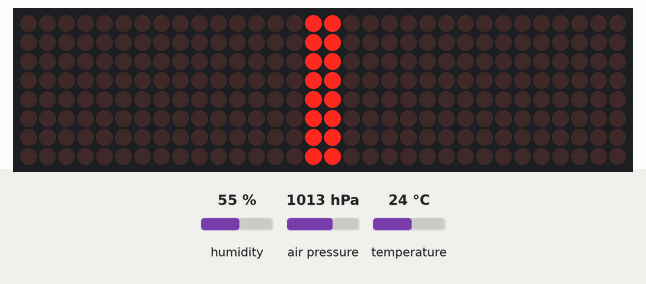
Simulated run of this program. Board: ESP32. Parts: 32×8 LED matrix. The inputs (shaded band) are chosen by the test bench; at power-on: humidity 55 %, air pressure 1013 hPa, temperature 24 °C. What the program prints to the serial monitor is not drawn.

Above: at 0.3 s.
At 3.5 s:
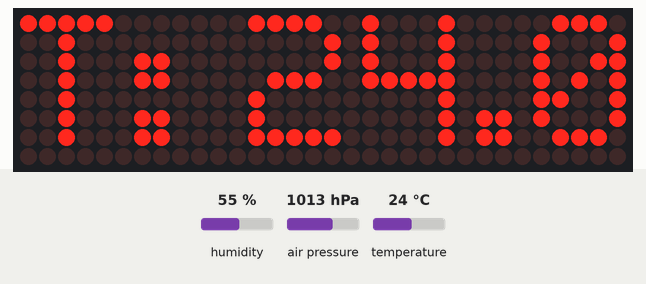
At 10.99 s:
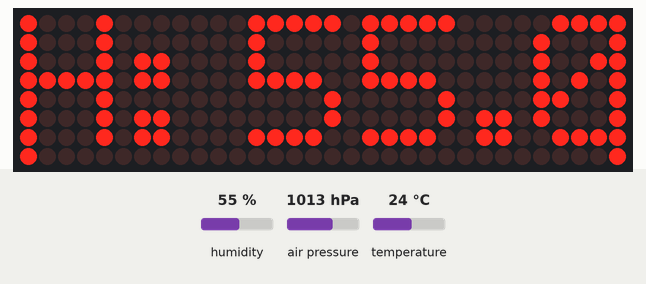
At 18.8 s:
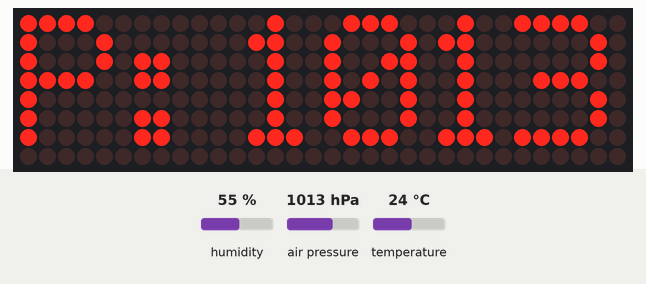
At 26.31 s:
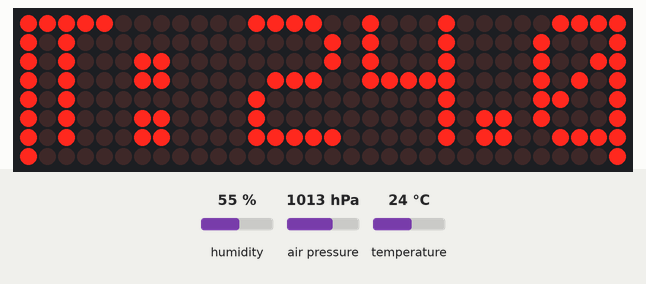
At 34.1 s:
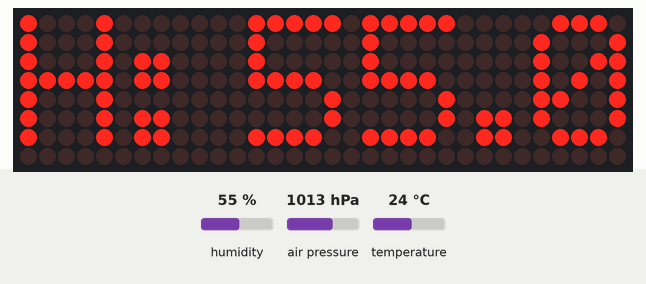

Measured:
- what the display in image 1 shows lasts 1.0 s, from 3.4 s to 4.4 s

The program:

main.cpp
```cpp
#include <MD_Parola.h>
#include <MD_MAX72xx.h>
#include <Wire.h>
#include <SPI.h>
#include <Adafruit_BME280.h>
#include <string>
#include <cmath>

// Define the number of devices we have in the chain and the hardware interface
// NOTE: These pin numbers will probably not work with your hardware and may
// need to be adapted
#define HARDWARE_TYPE MD_MAX72XX::FC16_HW

#define MAX_DEVICES 4

#define CLK_PIN   13
#define DATA_PIN  27
#define CS_PIN    25

#define BME_SCK 16
#define BME_SDA 4
#define SEALEVELPRESSURE_HPA (1013.25)

void printValues();


// Ada Fruit
Adafruit_BME280 bme; // use I2C interface
Adafruit_Sensor *bme_temp = bme.getTemperatureSensor();
Adafruit_Sensor *bme_pressure = bme.getPressureSensor();
Adafruit_Sensor *bme_humidity = bme.getHumiditySensor();


bool trade = false;

// Hardware SPI connection
//MD_Parola P = MD_Parola(HARDWARE_TYPE, CS_PIN, MAX_DEVICES);
// Arbitrary output pins
MD_Parola P = MD_Parola(HARDWARE_TYPE, DATA_PIN, CLK_PIN, CS_PIN, MAX_DEVICES);

void setup(void)
{
  Serial.begin(115200);

  unsigned status;

  status = bme.begin(0x76);


    if (!status) {
        Serial.println("Could not find a valid BME280 sensor, check wiring, address, sensor ID!");
        Serial.print("SensorID was: 0x"); Serial.println(bme.sensorID(),16);
        Serial.print("        ID of 0xFF probably means a bad address, a BMP 180 or BMP 085\n");
        Serial.print("   ID of 0x56-0x58 represents a BMP 280,\n");
        Serial.print("        ID of 0x60 represents a BME 280.\n");
        Serial.print("        ID of 0x61 represents a BME 680.\n");
        while (1) delay(10);
    }

    Serial.println("-- Default Test --");

    Serial.println();
  P.begin();
  P.displayClear();
}

int level = 0;
void loop(void)
{
  std::string humidity = "H: " + std::to_string(ceil(bme.readHumidity()* 100) / 100);
  const char * h = humidity.c_str();

  std::string temperature = "T: " + std::to_string(ceil(bme.readTemperature()* 100) / 100);
  const char * t = temperature.c_str();

  std::string Pressure = "P: " + std::to_string(ceil(bme.readPressure()*100 / 100));
  const char * p = Pressure.c_str();


  if (P.displayAnimate())
  {
    if(level == 0)
    {
      P.displayText(t, PA_CENTER, 200, 1000, PA_OPENING_CURSOR, PA_CLOSING_CURSOR);
    }
    else if (level == 1)
    {
      P.displayText(h, PA_CENTER, 200, 1000, PA_OPENING_CURSOR, PA_CLOSING_CURSOR);
    }
    else if (level == 2)
    {
      P.displayText(p, PA_CENTER, 200, 1000, PA_OPENING_CURSOR, PA_CLOSING_CURSOR);
    }
    if (level == 3)
    {
      level = 0;
    }
    else
    {
      level++;
    }

  }


}


void printValues() {
    Serial.print("Temperature = ");  Serial.print(bme.readTemperature());
    Serial.println(" °C");

    Serial.print("Pressure = ");

    Serial.print(bme.readPressure() / 100.0F);
    Serial.println(" hPa");

    Serial.print("Approx. Altitude = ");
    Serial.print(bme.readAltitude(SEALEVELPRESSURE_HPA));
    Serial.println(" m");

    Serial.print("Humidity = ");
    Serial.print(bme.readHumidity());
    Serial.println(" %");

    Serial.println();
}
```
